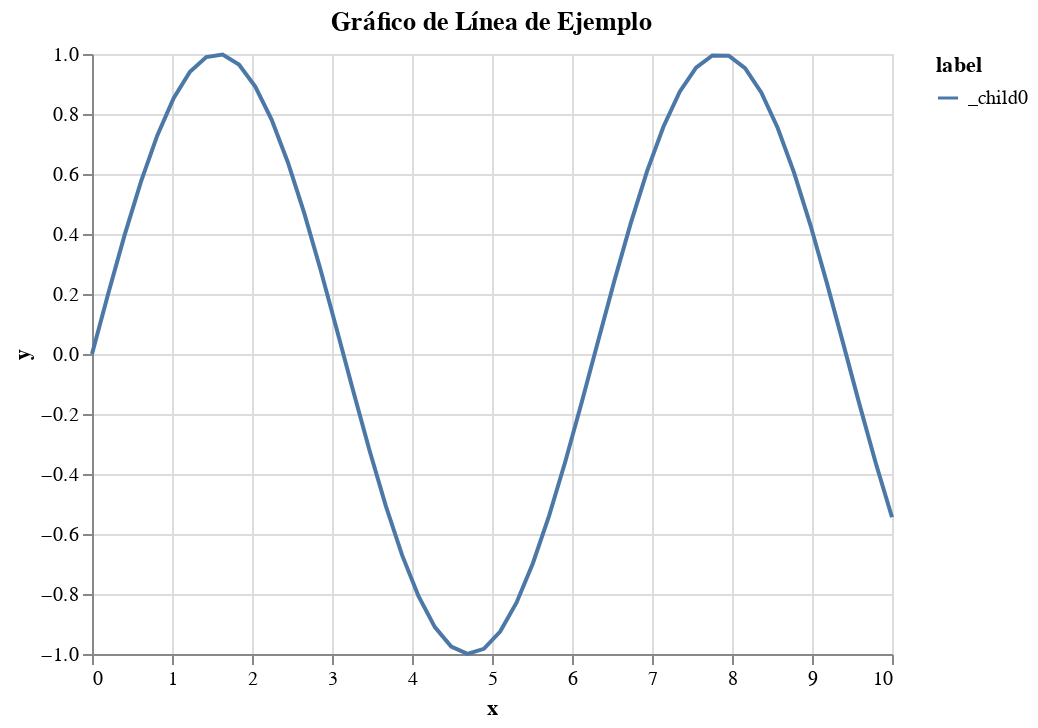

Notebook code for this chart:
### Code cell
# Ejemplo con un gráfico de líneas
fig, ax = plt.subplots()

# Generar datos
x = np.linspace(0, 10, 50)
y = np.sin(x)

# Crear un gráfico de líneas
line = ax.plot(x, y)

ax.set_title('Gráfico de Línea de Ejemplo')
ax.set_xlabel('Eje X')
ax.set_ylabel('Eje Y')

# Mostrar el gráfico de Matplotlib
plt.show()

# Convertir a Vega-Lite
vega_lite_spec = create_vega_lite_spec(fig, ax)

# Mostrar el gráfico de Vega-Lite
vega_lite_spec

### Figure 1 — Vega-Lite specification as saved in the notebook (floating-point values rounded to 4 significant figures)
{"config": {"view": {"continuousWidth": 400, "continuousHeight": 300}}, "data": {"name": "data-00fb3933e050c177009c88c76dcd0a09"}, "mark": "line", "encoding": {"color": {"field": "label", "type": "nominal"}, "x": {"field": "x", "type": "quantitative"}, "y": {"field": "y", "type": "quantitative"}}, "height": 300, "title": "Gráfico de Línea de Ejemplo", "width": 400, "$schema": "https://vega.github.io/schema/vega-lite/v4.17.0.json", "datasets": {"data-00fb3933e050c177009c88c76dcd0a09": [{"x": 0.0, "y": 0.0, "label": "_child0"}, {"x": 0.2041, "y": 0.2027, "label": "_child0"}, {"x": 0.4082, "y": 0.3969, "label": "_child0"}, {"x": 0.6122, "y": 0.5747, "label": "_child0"}, {"x": 0.8163, "y": 0.7286, "label": "_child0"}, {"x": 1.02, "y": 0.8523, "label": "_child0"}, {"x": 1.224, "y": 0.9406, "label": "_child0"}, {"x": 1.429, "y": 0.9899, "label": "_child0"}, {"x": 1.633, "y": 0.9981, "label": "_child0"}, {"x": 1.837, "y": 0.9648, "label": "_child0"}, {"x": 2.041, "y": 0.8916, "label": "_child0"}, {"x": 2.245, "y": 0.7813, "label": "_child0"}, {"x": 2.449, "y": 0.6386, "label": "_child0"}, {"x": 2.653, "y": 0.4693, "label": "_child0"}, {"x": 2.857, "y": 0.2806, "label": "_child0"}, {"x": 3.061, "y": 0.08028, "label": "_child0"}, {"x": 3.265, "y": -0.1234, "label": "_child0"}, {"x": 3.469, "y": -0.322, "label": "_child0"}, {"x": 3.673, "y": -0.5072, "label": "_child0"}, {"x": 3.878, "y": -0.6713, "label": "_child0"}, {"x": 4.082, "y": -0.8076, "label": "_child0"}, {"x": 4.286, "y": -0.9103, "label": "_child0"}, {"x": 4.49, "y": -0.9753, "label": "_child0"}, {"x": 4.694, "y": -0.9998, "label": "_child0"}, {"x": 4.898, "y": -0.9828, "label": "_child0"}, {"x": 5.102, "y": -0.925, "label": "_child0"}, {"x": 5.306, "y": -0.8289, "label": "_child0"}, {"x": 5.51, "y": -0.6983, "label": "_child0"}, {"x": 5.714, "y": -0.5387, "label": "_child0"}, {"x": 5.918, "y": -0.3568, "label": "_child0"}, {"x": 6.122, "y": -0.16, "label": "_child0"}, {"x": 6.327, "y": 0.04333, "label": "_child0"}, {"x": 6.531, "y": 0.2449, "label": "_child0"}, {"x": 6.735, "y": 0.4363, "label": "_child0"}, {"x": 6.939, "y": 0.6096, "label": "_child0"}, {"x": 7.143, "y": 0.7576, "label": "_child0"}, {"x": 7.347, "y": 0.8742, "label": "_child0"}, {"x": 7.551, "y": 0.9545, "label": "_child0"}, {"x": 7.755, "y": 0.9951, "label": "_child0"}, {"x": 7.959, "y": 0.9945, "label": "_child0"}, {"x": 8.163, "y": 0.9526, "label": "_child0"}, {"x": 8.367, "y": 0.8711, "label": "_child0"}, {"x": 8.571, "y": 0.7535, "label": "_child0"}, {"x": 8.776, "y": 0.6046, "label": "_child0"}, {"x": 8.98, "y": 0.4306, "label": "_child0"}, {"x": 9.184, "y": 0.2388, "label": "_child0"}, {"x": 9.388, "y": 0.03701, "label": "_child0"}, {"x": 9.592, "y": -0.1663, "label": "_child0"}, {"x": 9.796, "y": -0.3627, "label": "_child0"}, {"x": 10.0, "y": -0.544, "label": "_child0"}]}}
